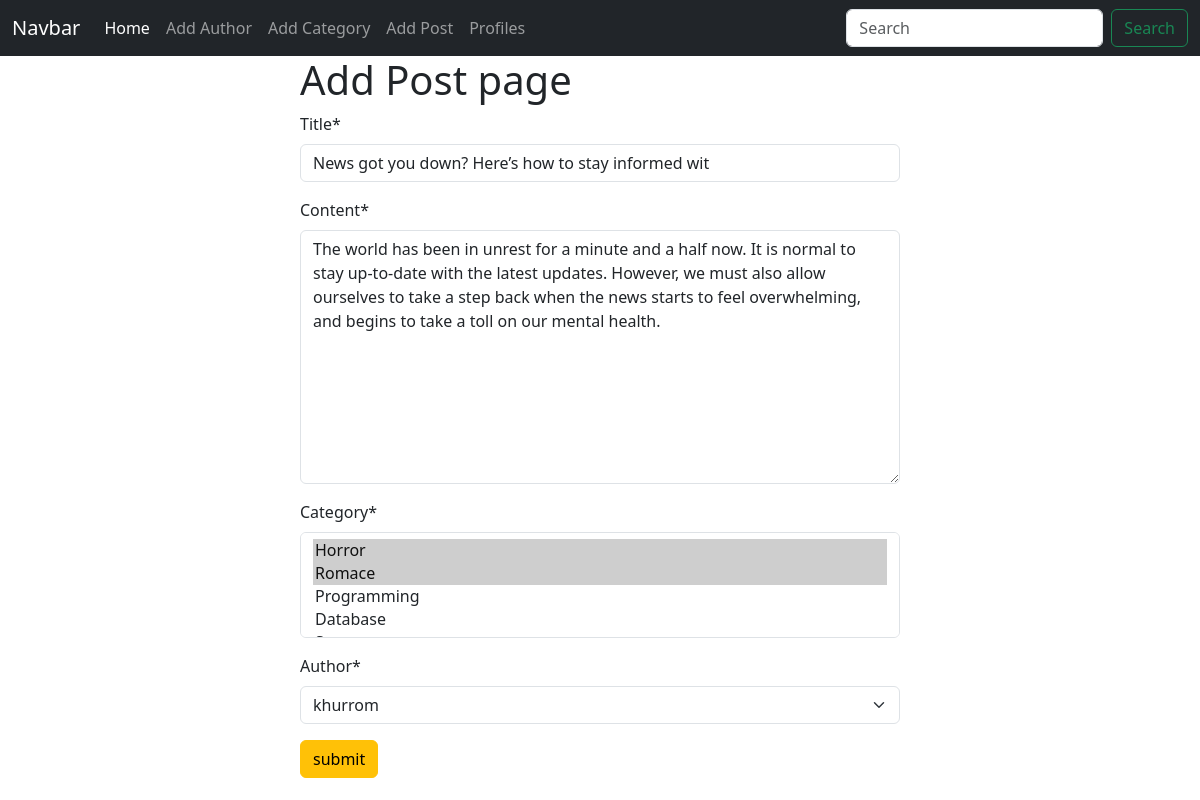
/post/edit/5, run on the app's committed database.
### posts/models.py (models this page shows, shortened)
class Post(models.Model):
    title= models.CharField(max_length=50)
    content= models.TextField()
    category= models.ManyToManyField(Category) #many to many conection
    author= models.ForeignKey(Author, on_delete= models.CASCADE)

### posts/views.py (the view, shortened to what this page needs)
# urls.py: path('edit/<int:id>', views.edit_post, name= 'edit_post'),
def edit_post(request, id):
    post= models.Post.objects.get(pk=id)
    post_form= forms.PostForm(instance=post)
    return render(request,'add_post.html', {'form' : post_form})

### posts/forms.py
class PostForm(forms.ModelForm):
    class Meta:
        model= Post
        fields= '__all__'

### author/models.py (called while the page is built)
    def __str__(self):
        return self.name

### categories/models.py (called while the page is built)
    def __str__(self):
        return self.name

### posts/templates/add_post.html (shortened to what this page needs)
{% extends "base.html" %}
{% load crispy_forms_tags %}
{% block content %}
    <form style="width:50%; margin: auto" method='POST'>
        <h1>Add Post page</h1>
        {{form| crispy}}
    <button class="btn btn-warning">submit</button>
    </form>
{% endblock  %}

### data on the page
Post: title "News got you down? Here’s how to stay informed wit", content "The world has been in unrest for a minute and a half now. It is normal to stay up-to-date with the latest updates. However, we must also allow ourselves to take a step back when the news starts to feel overwhelming, and begins to take a toll on our mental health.", author "khurrom"
